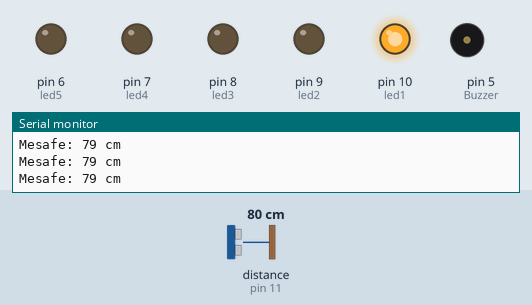
Simulated run of this sketch. Board: Arduino Uno, built with avr-gcc and run on an emulated ATmega328P. Shown: output pins drawn as LEDs (lit = HIGH), buzzer (waves = sounding, pin HIGH), the last lines printed to the serial monitor. Wiring (inferred from the names in the program): ultrasonic range finder: trigger pin 12; echo pin 11. Inputs (shaded band) come from the test bench; at power-on: distance to the obstacle (sensor on pin 11) 80 cm. The echo pulse lasts 58.3 µs per cm; pins used as bus, display or sensor lines are not drawn.

Above: at 1.2 s.
1.3 s: distance to the obstacle (sensor on pin 11) set to 46 cm
2.8 s: distance to the obstacle (sensor on pin 11) set to 38 cm
At 4.0 s:
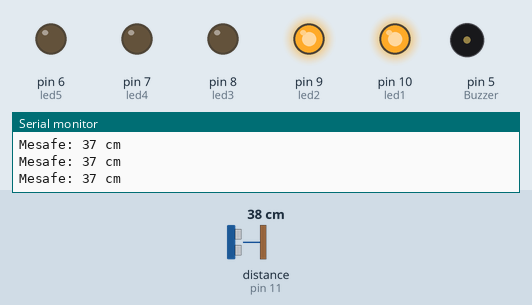
4.3 s: distance to the obstacle (sensor on pin 11) set to 29 cm
At 5.0 s:
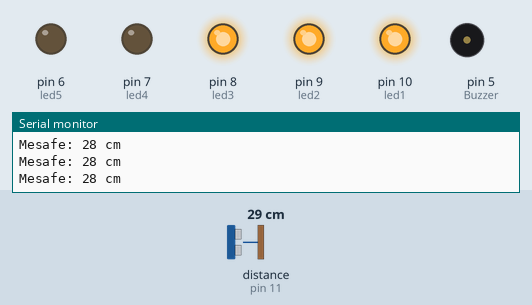
5.8 s: distance to the obstacle (sensor on pin 11) set to 24 cm
7.3 s: distance to the obstacle (sensor on pin 11) set to 19 cm
At 8.5 s:
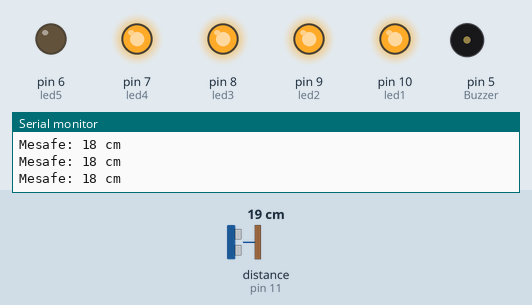
8.8 s: distance to the obstacle (sensor on pin 11) set to 35 cm
At 9.3 s:
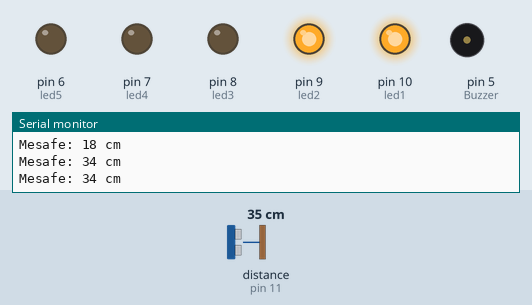
Timing chart, 0 to 11.3 s (numbered marks = the images above; inputs shaded):
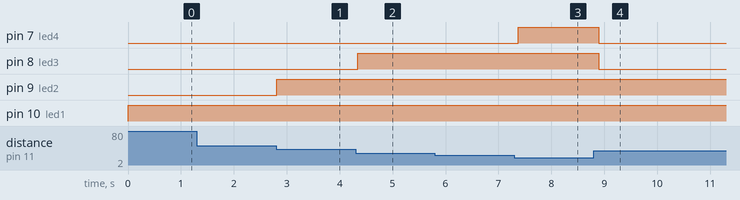

Measured:
- the behaviour switches between 42 and 41 cm on distance to the obstacle (sensor on pin 11) (found by bisection; images 0 and 1)
- the behaviour switches between 32 and 31 cm on distance to the obstacle (sensor on pin 11) (found by bisection; images 1 and 2)
- the behaviour switches between 22 and 21 cm on distance to the obstacle (sensor on pin 11) (found by bisection; images 2 and 3)
- after the input at 2.8 s, pin 9 (led2): LOW → HIGH at once
- after the input at 4.3 s, pin 8 (led3): LOW → HIGH at once
- after the input at 7.3 s, pin 7 (led4): LOW → HIGH after 0.08 s
- after the input at 8.8 s, pin 7 (led4), pin 8 (led3): HIGH → LOW after 0.10 s

The sketch:

Ornek9.1-Ultrasonik.ino
```cpp
//-----------@Author by UlucFurkanVardar

const int trig =12;
const int echo= 11;
const int led1=10;
const int led2=9;
const int led3=8;
const int led4=7;
const int led5=6;
const int Buzzer=5;
                  //sabit kalmasını istediğimiz değişkenlerimiz (pin numaralarımız)
int sure=0;
int mesafe=0;
                  //üzerinde işlem yapmak amacıyla oluşturduğumuz değişkenler.
void setup() {
pinMode(trig, OUTPUT);  //ultrosonik sensör yardımıyla bir ses dalgası yollayacağımız pin
pinMode(echo, INPUT);   //yolladığımız dalganın geri dönüşünde bize uyarı verecek olan pin
Serial.begin(9600);     //serial monütör başlangıcı
pinMode(led1,OUTPUT);
pinMode(led2,OUTPUT);
pinMode(led3,OUTPUT);
pinMode(led4,OUTPUT);
pinMode(led5,OUTPUT);
pinMode(Buzzer,OUTPUT);
}

void loop() {
digitalWrite(trig, HIGH);       //bir dalga gönderiyoruz.
delayMicroseconds(1000);        //biraz bekliyoruz.
digitalWrite(trig, LOW);        //dalga oluşumunu durduruyoruz
sure = pulseIn(echo, HIGH);     //pulseIn fonksiyonu bize aldığı parametro olan echo pinindeki dalga geri gelişinin ne kadar sürdüğünü geri döndürüyor.
mesafe = (sure/2) / 29.1;       //bu süre gidiş ve geliş için ayrıca sesin havada iletilme hızı olan 29.1 e böldüğümüzde bulduğumuz sayı cisimin sensörden olan uzaklığına eşit olacak.
Serial.print("Mesafe: ");
Serial.print(mesafe);
Serial.println(" cm");          //print fonksiyonları ile birlikte serial porta bu mesafe bilgisini yazıyoruz.
if(mesafe>40)     {digitalWrite(led1,HIGH); digitalWrite(led2,LOW);  digitalWrite(led3,LOW);  digitalWrite(led4,LOW);  digitalWrite(led5,LOW);  digitalWrite(Buzzer,LOW);}
else if(mesafe>30){digitalWrite(led1,HIGH); digitalWrite(led2,HIGH); digitalWrite(led3,LOW);  digitalWrite(led4,LOW);  digitalWrite(led5,LOW);  digitalWrite(Buzzer,LOW);}
else if(mesafe>20){digitalWrite(led1,HIGH); digitalWrite(led2,HIGH); digitalWrite(led3,HIGH); digitalWrite(led5,LOW);  digitalWrite(led4,LOW);  digitalWrite(Buzzer,LOW);}
else if(mesafe>10){digitalWrite(led1,HIGH); digitalWrite(led2,HIGH); digitalWrite(led3,HIGH); digitalWrite(led4,HIGH); digitalWrite(led5,LOW);  digitalWrite(Buzzer,LOW); }
else if(mesafe>5) {digitalWrite(led1,HIGH); digitalWrite(led2,HIGH); digitalWrite(led3,HIGH); digitalWrite(led4,HIGH); digitalWrite(led5,HIGH); digitalWrite(Buzzer,HIGH); }
else              {digitalWrite(led1,HIGH); digitalWrite(led2,HIGH); digitalWrite(led3,HIGH); digitalWrite(led4,HIGH); digitalWrite(led5,HIGH); digitalWrite(Buzzer,HIGH);}

delay(250);

}
```
